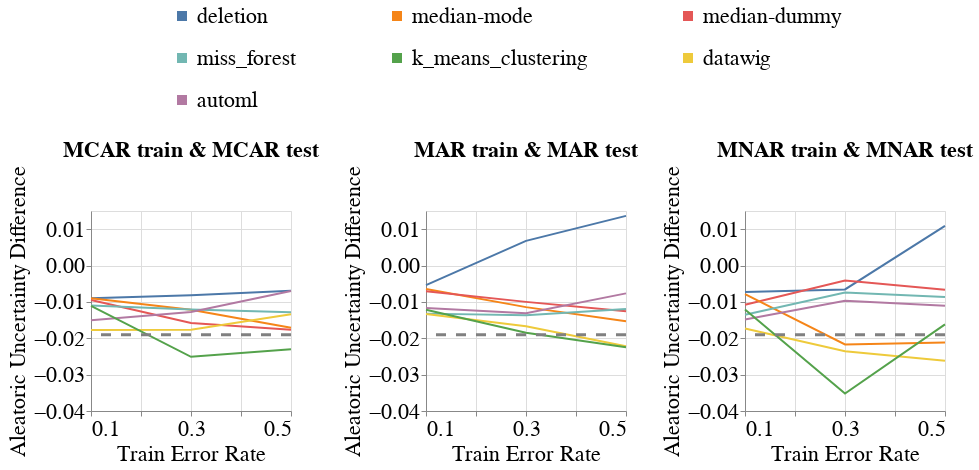

Notebook code for this chart:
### Code cell
create_exp2_line_bands_for_no_shift(dataset_name=DATASET_NAME,
                                    model_name='mlp_clf',
                                    metric_name='Aleatoric_Uncertainty_Difference',
                                    db_client=db_client,
                                    group=SENSITIVE_ATTR_FOR_DISPARITY_METRICS,
                                    with_band=False)
